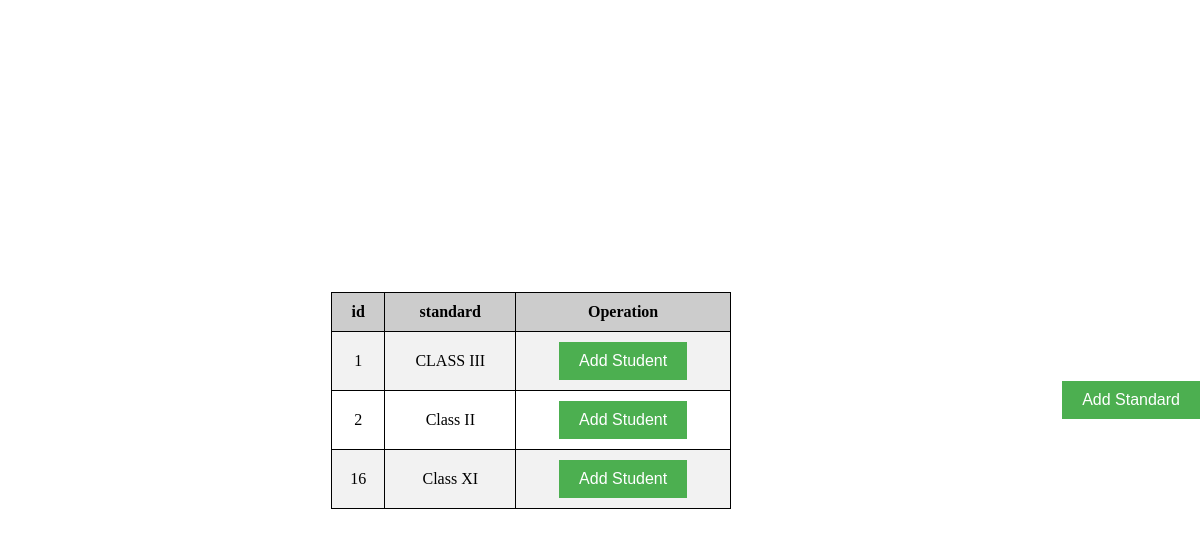
/Assign/assignstudent.php, run on the app's committed database.
### tables this page shows
CREATE TABLE `standard` (
  `id` int NOT NULL,
  `standard_name` varchar(20) NOT NULL
);

### Assign/assignstudent.php (the view, shortened to what this page needs)
<?php
$connection = mysqli_connect('localhost','root','root','portal');
$query = "SELECT * from standard";
$result = mysqli_query($connection,$query);
if(mysqli_num_rows($result)>0){
?>
  <table class="my-table">
    <tr>
      <th>id</th>
      <th>standard</th>
      <th>Operation</th>
    </tr>
    <?php
    while($row = mysqli_fetch_assoc($result)){
    ?>
      <tr>
        <td><?php echo $row['id'];?></td>
        <td><?php echo $row['standard_name'];?></td>
        <td>
          <button><a href="subjectadd.php?in=<?php echo $row['id']?>">Add Student</a></button>
        </td>
      </tr>
    <?php
    }
  }
  ?>
</table>
<!DOCTYPE html>
<html lang="en">
<head>
</head>
<body>
<button><a href="standardadd.php">Add Standard</a></button>
</body>
</html>

### Assign/assignstudent.php (style rules this page uses)
body { display: flex; justify-content: center; align-items: center; height: 100vh; margin: 0; }
button { padding: 10px 20px; font-size: 16px; background-color: #4CAF50; color: white; border: none; cursor: pointer; }
button a { text-decoration: none; color: white; }
.my-table { border-collapse: collapse; width: 400px; margin: 10px auto; }
.my-table th, .my-table td { border: 1px solid black; padding: 10px; text-align: center; }
.my-table th { background-color: #ccc; }
.my-table tr:nth-child(even) { background-color: #f2f2f2; }

### data on the page
standard: id "1", standard_name "CLASS III"
standard: id "2", standard_name "Class II"
standard: id "16", standard_name "Class XI"
